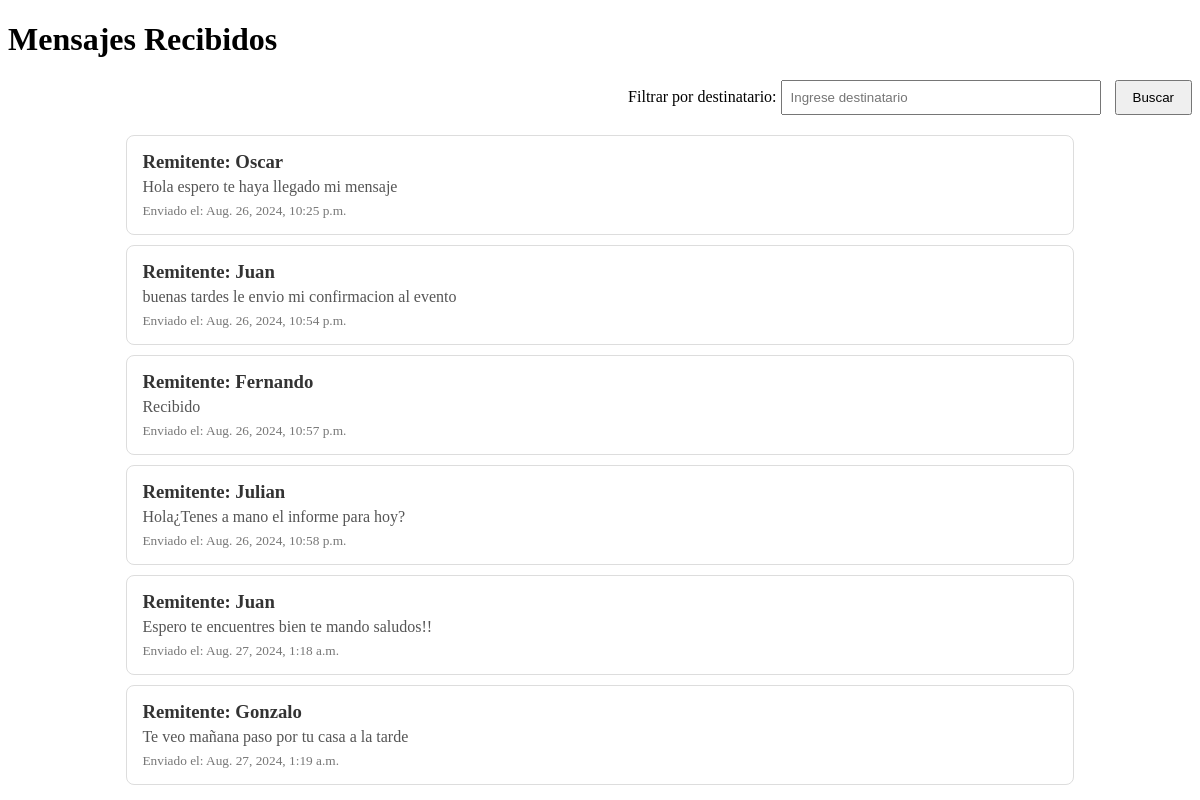
/mensajes/recibidos/, run on an earlier commit of the app's database.
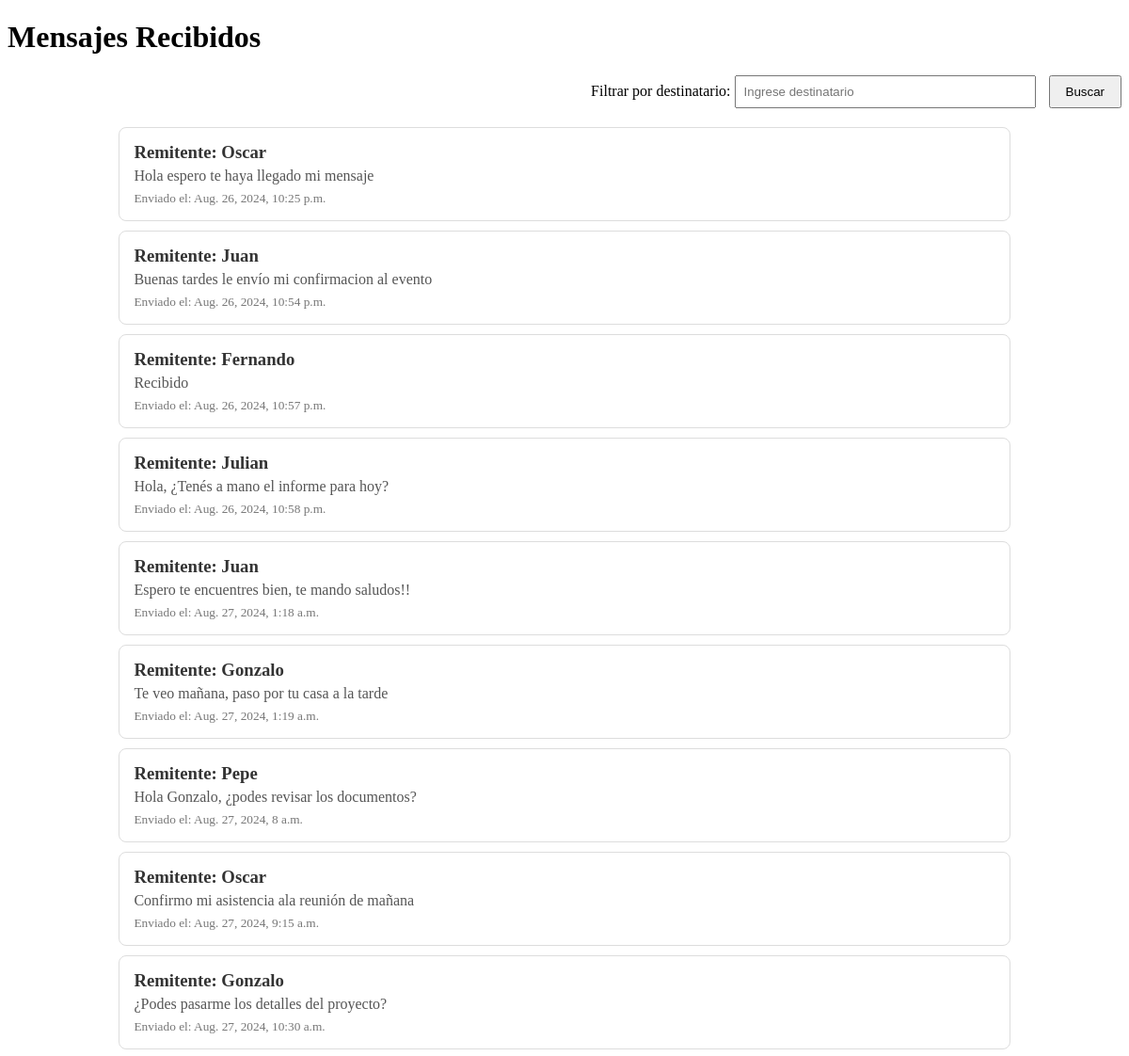
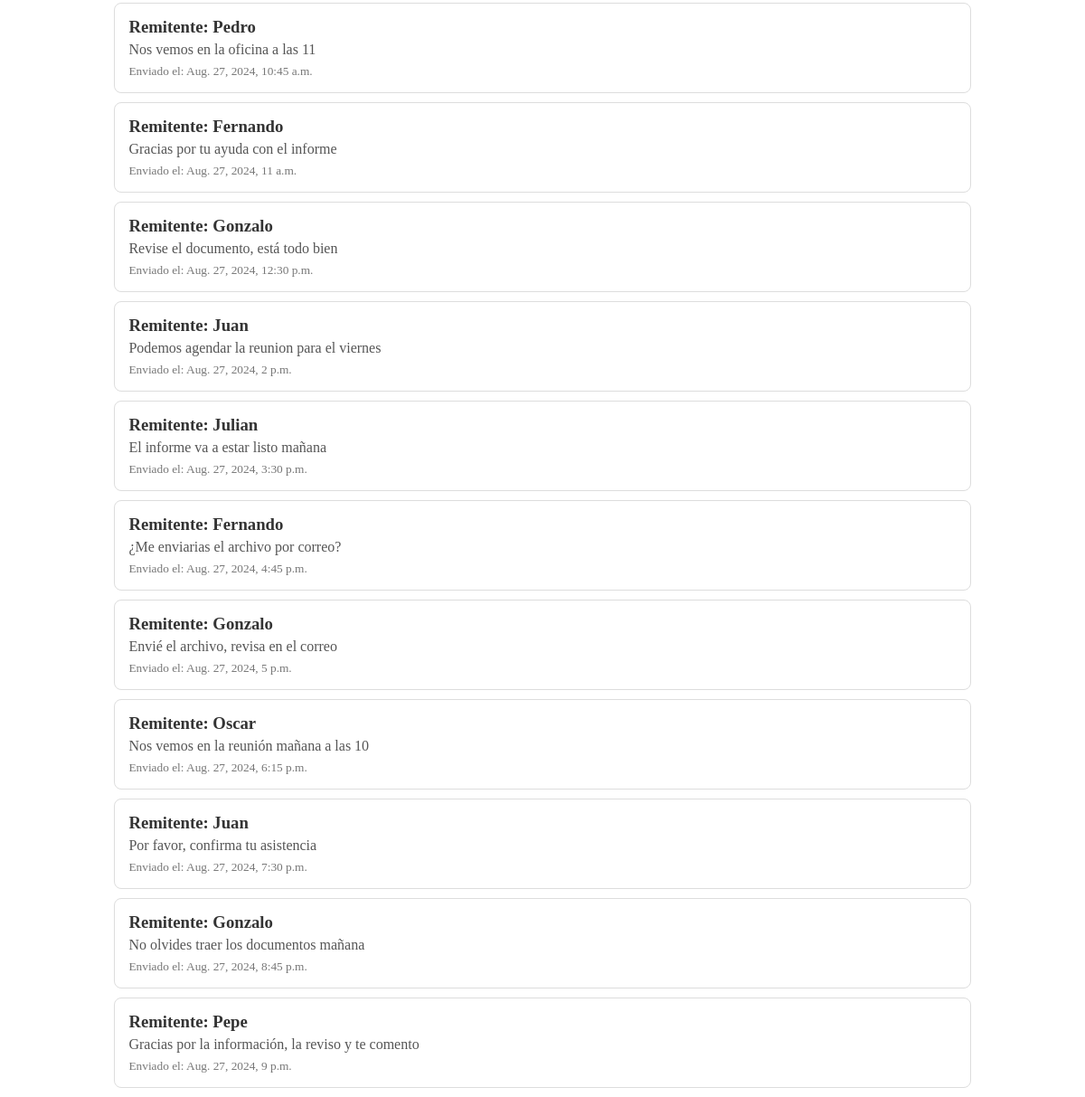
And on a later commit of the database (2 pictures, top to bottom).
### mensajes/models.py (models this page shows, shortened)
class Mensaje(models.Model):
    texto = models.TextField()
    remitente = models.CharField(max_length=100)
    destinatario = models.CharField(max_length=100)
    fecha_envio = models.DateTimeField(auto_now_add=True)

### mensajes/views.py (the view)
# urls.py: path('recibidos/', mensajes_recibidos, name='recibidos'),
def mensajes_recibidos(request):
    destinatario = request.GET.get('destinatario')
    if destinatario:
        mensajes = Mensaje.objects.filter(destinatario=destinatario)
    else:
        mensajes = Mensaje.objects.all()  # Mostrar todos los mensajes si no hay destinatario
    return render(request, 'mensajes/recibidos.html', {'mensajes': mensajes})

### mensajes/templates/mensajes/recibidos.html (shortened to what this page needs)
<!DOCTYPE html>
<html lang="es">
<head>
</head>
<body>
    <h1>Mensajes Recibidos</h1>
    <form method="get" action="{% url 'recibidos' %}" style="text-align: right; margin-bottom: 20px;">
        <label for="destinatario">Filtrar por destinatario:</label>
        <input type="text" id="destinatario" name="destinatario" value="{{ request.GET.destinatario }}" placeholder="Ingrese destinatario"
    style="padding: 8px; width: 300px; margin-right: 10px;">
        <button type="submit" style="padding: 8px 16px;">Buscar</button>
    </form>
    {% if mensajes %}
        <div style="margin: auto; width: 80%;">
            {% for mensaje in mensajes %}
                <div style="border: 1px solid #ddd; border-radius: 8px; padding: 15px; margin-bottom: 10px;">
                    <h3 style="margin: 0; color: #333;">Remitente: {{ mensaje.remitente }}</h3>
                    <p style="margin: 5px 0; color: #555;">{{ mensaje.texto }}</p>
                    <small style="color: #777;">Enviado el: {{ mensaje.fecha_envio }}</small>
                </div>
            {% endfor %}
        </div>
    {% elif request.GET.destinatario %}
        <p style="text-align: center; color: #000000;">No se encontraron mensajes para el destinatario "{{ request.GET.destinatario }}". Pruebe con otro destinatario</p>
    {% else %}
        <p style="text-align: center; color: #999;">No hay mensajes para mostrar.</p>
    {% endif %}
</body>
</html>

What changed in the data, as far as the page shows it:
changed Mensaje: texto "buenas tardes le envio mi confirmacion al evento" → "Buenas tardes le envío mi confirmacion al evento"
changed Mensaje: texto "Hola¿Tenes a mano el informe para hoy?" → "Hola, ¿Tenés a mano el informe para hoy?"
changed Mensaje: texto "Espero te encuentres bien te mando saludos!!" → "Espero te encuentres bien, te mando saludos!!"
changed Mensaje: texto "Te veo mañana paso por tu casa a la tarde" → "Te veo mañana, paso por tu casa a la tarde"
added Mensaje: remitente "Pepe", texto "Hola Gonzalo, ¿podes revisar los documentos?", fecha_envio "Aug. 27, 2024, 8 a.m."
added Mensaje: remitente "Oscar", texto "Confirmo mi asistencia ala reunión de mañana", fecha_envio "Aug. 27, 2024, 9:15 a.m."
added Mensaje: remitente "Gonzalo", texto "¿Podes pasarme los detalles del proyecto?", fecha_envio "Aug. 27, 2024, 10:30 a.m."
added Mensaje: remitente "Pedro", texto "Nos vemos en la oficina a las 11", fecha_envio "Aug. 27, 2024, 10:45 a.m."
added Mensaje: remitente "Fernando", texto "Gracias por tu ayuda con el informe", fecha_envio "Aug. 27, 2024, 11 a.m."
added Mensaje: remitente "Gonzalo", texto "Revise el documento, está todo bien", fecha_envio "Aug. 27, 2024, 12:30 p.m."
added Mensaje: remitente "Juan", texto "Podemos agendar la reunion para el viernes", fecha_envio "Aug. 27, 2024, 2 p.m."
added Mensaje: remitente "Julian", texto "El informe va a estar listo mañana", fecha_envio "Aug. 27, 2024, 3:30 p.m."
added Mensaje: remitente "Fernando", texto "¿Me enviarias el archivo por correo?", fecha_envio "Aug. 27, 2024, 4:45 p.m."
added Mensaje: remitente "Gonzalo", texto "Envié el archivo, revisa en el correo", fecha_envio "Aug. 27, 2024, 5 p.m."
added Mensaje: remitente "Oscar", texto "Nos vemos en la reunión mañana a las 10", fecha_envio "Aug. 27, 2024, 6:15 p.m."
added Mensaje: remitente "Juan", texto "Por favor, confirma tu asistencia", fecha_envio "Aug. 27, 2024, 7:30 p.m."
added Mensaje: remitente "Gonzalo", texto "No olvides traer los documentos mañana", fecha_envio "Aug. 27, 2024, 8:45 p.m."
added Mensaje: remitente "Pepe", texto "Gracias por la información, la reviso y te comento", fecha_envio "Aug. 27, 2024, 9 p.m."
